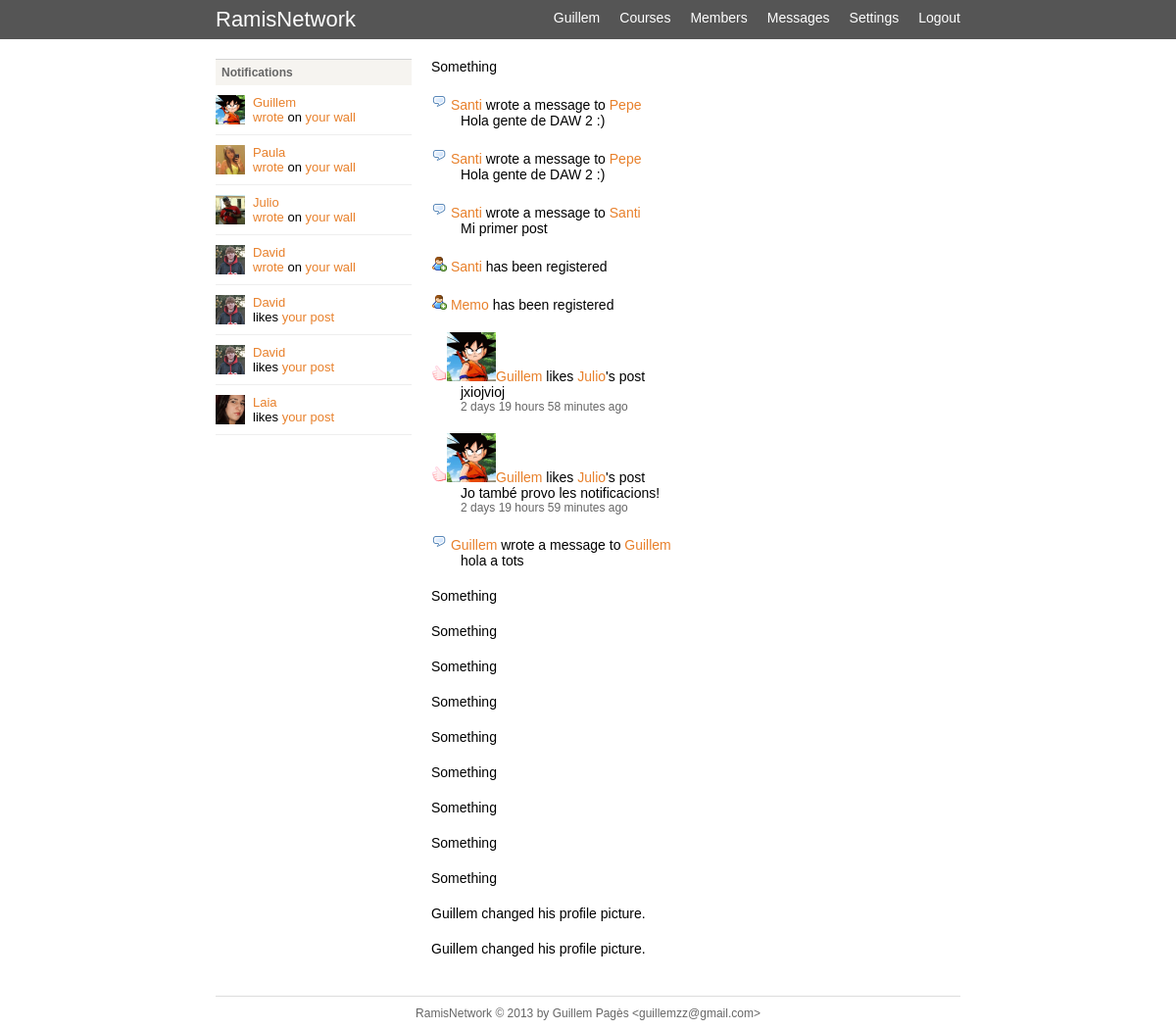
Screenshot of /home.php (signed in) with the database file from the repository.
### tables this page shows
CREATE TABLE `users` (
  `id` int(11) unsigned NOT NULL AUTO_INCREMENT,
  `name` varchar(100) NOT NULL DEFAULT '',
  `lastname` varchar(100) NOT NULL DEFAULT '',
  `email` varchar(100) NOT NULL DEFAULT '',
  `password` varchar(64) NOT NULL DEFAULT '',
  `birthday` date NOT NULL,
  `gender` tinyint(2) NOT NULL DEFAULT '0',
  `avatar` varchar(64) NOT NULL,
  `course` tinyint(3) NOT NULL DEFAULT '0',
  `privacy` tinyint(2) NOT NULL DEFAULT '0',
  `visits` int(11) NOT NULL DEFAULT '0',
  PRIMARY KEY (`id`),
  KEY `email` (`email`)
);

CREATE TABLE `posts` (
  `post_id` int(11) unsigned NOT NULL AUTO_INCREMENT,
  `post_author` int(11) NOT NULL DEFAULT '0',
  `post_type` char(20) NOT NULL DEFAULT 'wall',
  `post_link` int(11) NOT NULL DEFAULT '0',
  `post_content` text NOT NULL,
  `post_date` timestamp NOT NULL DEFAULT CURRENT_TIMESTAMP,
  `post_parent` int(11) NOT NULL DEFAULT '0',
  `post_likes` int(11) NOT NULL DEFAULT '0',
  PRIMARY KEY (`post_id`),
  KEY `post_link` (`post_link`),
  KEY `post_type` (`post_type`),
  KEY `post_parent` (`post_parent`)
);

CREATE TABLE `logs` (
  `log_id` int(11) unsigned NOT NULL AUTO_INCREMENT,
  `log_type` char(20) NOT NULL DEFAULT '',
  `log_link` int(11) NOT NULL DEFAULT '0',
  `log_user` int(11) NOT NULL DEFAULT '0',
  `log_comment` text NOT NULL,
  `log_date` timestamp NOT NULL DEFAULT CURRENT_TIMESTAMP,
  PRIMARY KEY (`log_id`)
);

### lib/db.php (called while the page is built, shortened)
<?php
	class db {
		var $dbuser;
		var $dbpassword;
		var $dbhost;
		var $dbmaster;
		var $persistent;
		var $master_persistent;
		var $dbh_update = false;
		var $dbh_select = false;
		var $dbh = false;
		function db($dbuser='', $dbpassword='', $dbname='', $dbhost='localhost', $dbmaster=false) {
			$this->dbuser = $dbuser;
			$this->dbpassword = $dbpassword;
			$this->dbname = $dbname;
			$this->dbhost = $dbhost;
			$this->dbmaster = $dbmaster;
			if ( $dbmaster && $dbmaster != $dbhost ) {
				$this->dbmaster = $dbmaster;
			} else {
				$this->dbmaster = false;
			}
		}
		function connect($master = false) {
			if ($master && $this->dbmaster ) {
				if ($this->dbh_update) {
					$this->dbh = & $this->dbh_update;
					return;
				} else {
					if ($this->master_persistent) {
						$this->dbh_update = @mysql_pconnect($this->dbmaster, $this->dbuser,$this->dbpassword, MYSQL_CLIENT_COMPRESS);
					} else {
						$this->dbh_update = @mysql_connect($this->dbmaster, $this->dbuser,$this->dbpassword, MYSQL_CLIENT_COMPRESS);
					}
					$this->dbh = & $this->dbh_update;
				}
			} else {
				if ($this->persistent) {
					$this->dbh_select = @mysql_pconnect($this->dbhost, $this->dbuser,$this->dbpassword);
				} else {
					$this->dbh_select = @mysql_connect($this->dbhost, $this->dbuser,$this->dbpassword);
				}
				$this->dbh = & $this->dbh_select;
			}
		}
		function flush() {
			$this->last_result = null;
		}
		function query($query) {
			$query = trim($query);
			$is_update = preg_match("/^(insert|delete|update|replace)\s+/i",$query);
			$return_val = 0;
			$this->result = @mysql_query($query,$this->dbh);
			if ( $is_update ) {
				$this->rows_affected = mysql_affected_rows();
				if ( preg_match("/^(insert|replace)\s+/i",$query) ) {
					$this->insert_id = mysql_insert_id($this->dbh);
				}
				$return_val = $this->rows_affected;
			} else {
				$num_rows=0;
				while ( $row = @mysql_fetch_object($this->result) ) {
					$this->last_result[$num_rows] = $row;
					$num_rows++;
				}
				$this->num_rows = $num_rows;
				$return_val = $this->num_rows;
			}
			return $return_val;
		}
		function get_row($query=null,$y=0) {
			if ( $query ) {
				$this->query($query);
			}
			return $this->last_result[$y]?$this->last_result[$y]:null;
		}
		function get_results($query=null) {
			if ( $query ) {
				$this->query($query);
			}
			return $this->last_result;
		}
}
$db = new db('root', 'root', 'ramis', 'localhost');
?>

### lib/User.php (called while the page is built, shortened)
<?php
class User {
	public $id;
	function __construct($id=0) {
		if ($id > 0) {
			$this->id = $id;
			$this->read();
		}
	}
	public function read() {
		global $db;
		$user = $db->get_row("SELECT * FROM users LEFT JOIN courses ON course = course_id WHERE id = $this->id");
		if ($user) {
			$this->id = $user->id;
			$this->name = $user->name;
			$this->avatar = $user->avatar;
			return true;
		}
		return false;
	}
}
?>

### lib/functions.php (called while the page is built, shortened)
<?php
function profile_uri($id) {
	return ROOT . 'profile.php?id=' . $id;
}
function get_avatar($name='') {
	if (!empty($name)) {
		$file = PATH . 'img/avatars/' . $name;
		if (file_exists($file)) {
			return ROOT . 'img/avatars/' . $name;
		}
	}
	return ROOT . 'img/default.jpg';
}
function time_ago($time) {
	$txt = "";
	$diff = time() - $time;
	$days = intval($diff / 86400);
	$diff = $diff % 86400;
	$hours = intval($diff / 3600);
	$diff = $diff % 3600;
	$minutes = intval($diff / 60);
	if ($days>1) $txt .= " $days days";
	else if ($days==1) $txt .= " $days day";
	if ($hours>1) $txt .= " $hours hours";
	else if ($hours==1) $txt .= " $hours hour";
	if ($minutes>1) $txt .= " $minutes minutes";
	else if ($minutes==1) $txt .= " $minutes minute";
    return $txt;
}
?>

### lib/Post.php (called while the page is built, shortened)
<?php
class Post {
	public $id = 0;
	function __construct($id = 0) {
		if ($id > 0) {
			$this->id = $id;
			$this->read();
		}
	}
	public function read() {
		global $db;
		$post = $db->get_row("SELECT * FROM posts, users WHERE post_author = id AND post_id = $this->id");
		if ($post) {
			$this->id = $post->post_id;
			$this->author = $post->post_author;
			$this->link = $post->post_link;
			$this->content = $post->post_content;
			return true;
		}
		return false;
	}
}
?>

### lib/html.php (called while the page is built, shortened)
<?php
function do_header($title='') {
	global $current_user;
	$data['title'] = $title;
	$data['home_link'] = ROOT;
	if ($current_user->authenticated) {
		$data['home_link'] = ROOT . 'home.php';
	}
	do_view('header', $data);
}
function do_view($name, $data=null) {
	$_view = VIEWS . $name . '_view.php';
	require($_view);
}
?>

### lib/Login.php (called while the page is built, shortened)
<?php
class Login {
	function __construct() {
		global $db;
		if (isset($_COOKIE['auth'])) {
			$user_id = intval($_COOKIE['auth']);
			$user = $db->get_row("SELECT id, name, avatar FROM users WHERE id = $user_id LIMIT 1");
			if ($user) {
				$this->id = $user->id;
				$this->name = $user->name;
				$this->authenticated = true;
			}
		}
	}
}
$current_user = new Login();
?>

### config.php (called while the page is built, shortened)
<?php
require(LIB . 'db.php');
require(LIB . 'Login.php');
require(LIB . 'functions.php');
?>

### home.php (the view, shortened to what this page needs)
<?php
require('config.php');
require(LIB . 'html.php');
require(LIB . 'User.php');
require(LIB . 'Post.php');
$data['logs'] = get_logs();
$data['notifications'] = get_notifications();
do_header('Home');
do_view('home', $data);
function get_notifications() {
	global $db, $current_user;
	$notifies = $db->get_results("SELECT * FROM notifications WHERE notification_to = $current_user->id ORDER BY notification_id DESC");
	if ($notifies) {
		$notify_array = array();
		foreach ($notifies as $notify) {
			switch ($notify->notification_type) {
				case 'post_like':
					$notify_array[] = get_post_like($notify);
					break;
				case 'post_new':
					$notify_array[] = get_post_new($notify);
					break;
			}
		}
		return $notify_array;
	}
	return false;
}
function get_post_new($notify) {
	$user = new User($notify->notification_from);
	$res = '<div style="float:left;width:38px;">';
	$res .= '<a href="' . profile_uri($user->id) . '"><img src="' . get_avatar($user->avatar) . '" width="30" height="30" />';
	$res .= '</a></div>';
	$res .= '<a href="' . profile_uri($user->id) . '">' . $user->name . '</a><br/>';
	$res .= '<a href="' . ROOT . 'post.php?id=' . $notify->notification_link . '">wrote</a> on ';
	$res .= '<a href="' . profile_uri($notify->notification_to) . '">your wall</a>';
	return $res;
}
function get_post_like($notify) {
	$user = new User($notify->notification_from);
	$res = '<div style="float:left;width:38px;">';
	$res .= '<a href="' . profile_uri($user->id) . '"><img src="' . get_avatar($user->avatar) . '" width="30" height="30" />';
	$res .= '</a></div>';
	$res .= '<a href="' . profile_uri($user->id) . '">' . $user->name . '</a><br/>likes ';
	$res .= '<a href="' . ROOT . 'post.php?id=' . $notify->notification_link . '">your post</a>';
	return $res;
}
function get_logs() {
	global $db;
	$logs = $db->get_results("SELECT * FROM logs ORDER BY log_id DESC LIMIT 20");
	if ($logs) {
		$logs_array = array();
		foreach ($logs as $log) {
			switch ($log->log_type) {
				case 'post_new':
					$logs_array[] = get_post_new_log($log);
					break;
				case 'user_new':
					$logs_array[] = get_user_new_log($log);
					break;
				case 'post_like':
					$logs_array[] = get_post_like_log($log);
					break;
				case 'avatar_change':
					$logs_array[] = get_avatar_change_log($log);
					break;
				default:
					$logs_array[] = 'Something<br/>';
			}
		}
		return $logs_array;
	}
	return false;
}
function get_avatar_change_log($log) {
	$user = new User($log->log_user);
	return $user->name . ' changed his profile picture.';
}
function get_post_like_log($log) {
	$user_from = new User($log->log_user);
	$post = new Post($log->log_link);
	$user_to = new User($post->author);
	$res = '';
	$res .= '<img src="' . ROOT . 'img/like.png" width="16" height="16" />';
	$res .= '<img src="' . get_avatar($user_from->avatar) . '" width="50" height="50" />';
	$res .= '<a href="' . profile_uri($user_from->id) . '">' . $user_from->name . '</a> likes ';
	$res .= '<a href="' . profile_uri($user_to->id) . '">' . $user_to->name . '</a>\'s post';
	$res .= '<br/><div style="margin-left:30px;">' . $post->content;
	$res .= '<br/><div style="color:#666;font-size:12px;">'. time_ago(strtotime($log->log_date)) . ' ago</div>';
	return $res;
}
function get_user_new_log($log) {
	$user = new User($log->log_user);
	return '<img src="' . ROOT . 'img/user_new.png">&nbsp;<a href="' . profile_uri($user->id) . '">' . $user->name . '</a> has been registered';
}
function get_post_new_log($log) {
	$user_from = new User($log->log_user);
	$post = new Post($log->log_link);
	$user_to = new User($post->link);
	return '<img src="' . ROOT . 'img/post_new.png">&nbsp;<a href="' . profile_uri($user_from->id) . '">' . $user_from->name . '</a> wrote a message to <a href="' . profile_uri($post->link) . '">' . $user_to->name . '</a><br/><div style="margin-left:30px;">' . $post->content . '</div>';
}
?>

### views/header_view.php (shortened to what this page needs)
<!DOCTYPE html>
<html>
<head>
	<link rel="stylesheet" type="text/css" href="<?php echo ROOT; ?>css/estils.css">
</head>
<body>
<header>
	<div class="wrap">
		<h1><a href="<?php echo $home_link; ?>">RamisNetwork</a></h1>
		<nav class="algo">
			<ul>
				<?php if ($current_user->authenticated) {?>
					<li><a href="<?php echo profile_uri($current_user->id); ?>"><?php echo $current_user->name; ?></a></li>
					<li><a href="<?php echo ROOT; ?>courses.php">Courses</a></li>
					<li><a href="<?php echo ROOT; ?>members.php">Members</a></li>
					<li><a href="<?php echo ROOT; ?>messages.php">Messages</a></li>
					<li><a href="<?php echo ROOT; ?>settings.php">Settings</a></li>
					<li><a href="<?php echo ROOT; ?>login.php?action=logout">Logout</a></li>
				<?php } else { ?>
					<li><a href="<?php echo ROOT; ?>members.php">Members</a></li>
					<li><a href="<?php echo ROOT; ?>register.php">Register</a></li>
					<li><a href="<?php echo ROOT; ?>login.php">Login</a></li>
				<?php } ?>
			</ul>
		</nav>
	</div>
</header>
<div class="wrap">
	<div class="content">

### views/home_view.php
<aside class="sidebar">
	<h3>Notifications</h3>
	<?php
	if ($notifications) {
		echo '<ul class="notifications">';
		foreach ($notifications as $notify) {
			echo '<li>' . $notify . '</li>';
		}
		echo '</ul>';
	}
	?>
</aside>
<section class="main">
<?php
if ($logs) {
	echo '<ul class="logs">';
	foreach ($logs as $log) {
		echo '<li>' . $log . '</li>';
	}
	echo '</ul>';
}
?>
</section>

### css/estils.css (style rules this page uses)
html,body,h1,h2,h3,p,ul,li,tr,th,td,table,input,textarea,form,header,footer,section,aside,fieldset { margin:0;padding:0; }
body { font-size:14px;font-family:arial,sans-serif;background:#FFF }
a { text-decoration:none;color:#E8802B }
ul { list-style:none }
header { background:#555;border-bottom:0px solid #FF8400; }
.wrap { margin:0 auto;width:760px; }
.content { padding:20px 0; }
.sidebar { float:left;width:200px; }
.main { float:left;width:540px;margin-left:20px; }
nav.algo ul { list-style:none;float:right; }
nav.algo li { float:left; }
nav.algo li a { float:left;display:block;padding:10px 0;margin-left:20px;color:white; }
h1 a { color:white;float:left;padding:7px 0;font-weight:normal;font-size:22px }
h3 { background:#F6F4F0;border-top:1px solid #D4D4D4;padding:6px 6px;font-size:12px;color:#666;margin-bottom:10px; }
ul.notifications li { margin-bottom:10px;border-bottom:1px solid #EEE;padding-bottom:10px;font-size:13px }
ul.logs li { margin-bottom:20px }

### rows the page displays
users: name "Guillem", avatar (picture)
users: avatar (picture), name "Paula"
users: avatar (picture), name "Julio"
users: avatar (picture), name "David"
users: avatar (picture), name "Laia"
users: name "Santi"
users: name "Pepe"
posts: post_content "Hola gente de DAW 2 :)"
posts: post_content "Hola gente de DAW 2 :)"
posts: post_content "Mi primer post"
users: name "Memo"
posts: post_content "jxiojvioj"
logs: log_date "2 days 19 hours 58 minutes"
posts: post_content "Jo també provo les notificacions!"
logs: log_date "2 days 19 hours 59 minutes"
posts: post_content "hola a tots"

### other values shown
$log "Guillem changed his profile picture."
